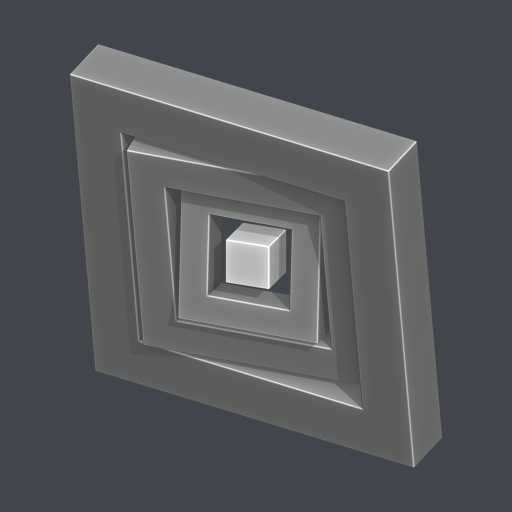
#> input picture art/witness-core/r1-b/previews/three-quarter.png, 1024 x 1024 px (shown at 1/2 size)
$ python compose_previews.py
#> lines starting #> are read from the running program, lines starting #| are printed output that depends on the picture
"""Optional Pillow contact sheet; source PNGs remain unmodified."""

from pathlib import Path

from PIL import Image, ImageDraw, ImageFont

ROOT = Path(__file__).resolve().parent / "previews"
SHOTS = [
    ("R1-B2 / STATIC THREE QUARTER", "three-quarter.png"),
    ("ALIGNED FRONT / f481", "front-orthographic.png"),
    ("NESTED / OBLIQUE SIDE", "oblique-side.png"),
    ("JOINTS / A+2 B+28 C-22", "pose-moderate.png"),
    ("SIDE / f001", "side-orthographic.png"),
    ("TOP / f001", "top-orthographic.png"),
    ("IDLE / f121", "pose-idle-mid.png"),
    ("ALIGNED THREE QUARTER / f481", "alignment-end.png"),
]


def main():
    tile, label, gap, margin = 480, 44, 16, 24
    board = Image.new("RGB", (4 * tile + 3 * gap + 2 * margin,
                              2 * (tile + label) + gap + 2 * margin), (40, 42, 45))
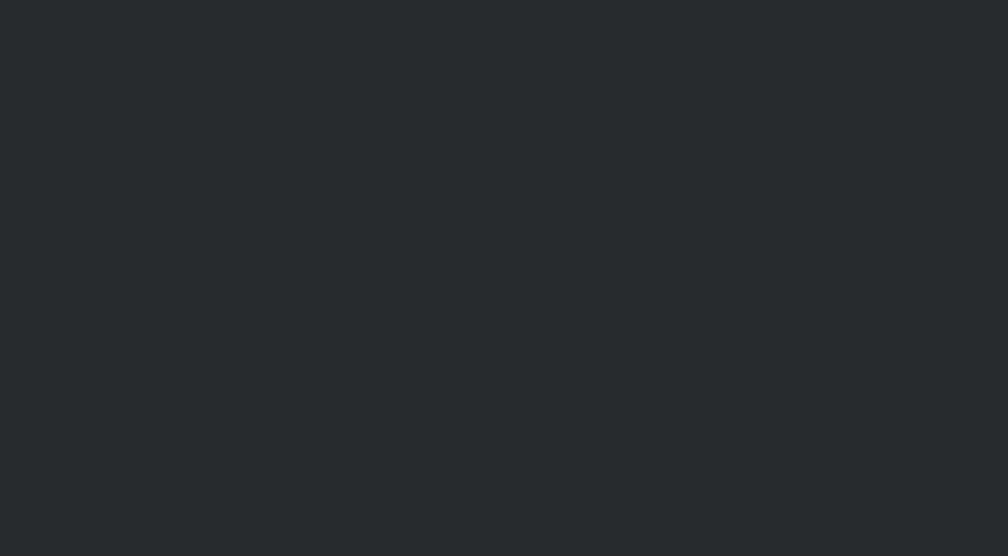
#> board: PIL image 2016x1112 RGB (shown at 1/2 size); mean R, G, B 40, 42, 45
    draw = ImageDraw.Draw(board)
    font = None
    for filename in ("C:/Windows/Fonts/arial.ttf", "DejaVuSans.ttf"):
        try:
            font = ImageFont.truetype(filename, 20)
            break
        except OSError:
            pass
    if font is None:
        font = ImageFont.load_default(size=20)
    for index, (title, filename) in enumerate(SHOTS):
        x = margin + (index % 4) * (tile + gap)
        y = margin + (index // 4) * (tile + label + gap)
        draw.text((x + 10, y + 10), title, font=font, fill=(230, 230, 230))
        with Image.open(ROOT / filename) as image:
#> image is the input picture: PIL image 1024x1024 RGB; mean R, G, B 84.6, 86.1, 89.2
            board.paste(image.convert("RGB").resize((tile, tile), Image.Resampling.LANCZOS), (x, y + label))
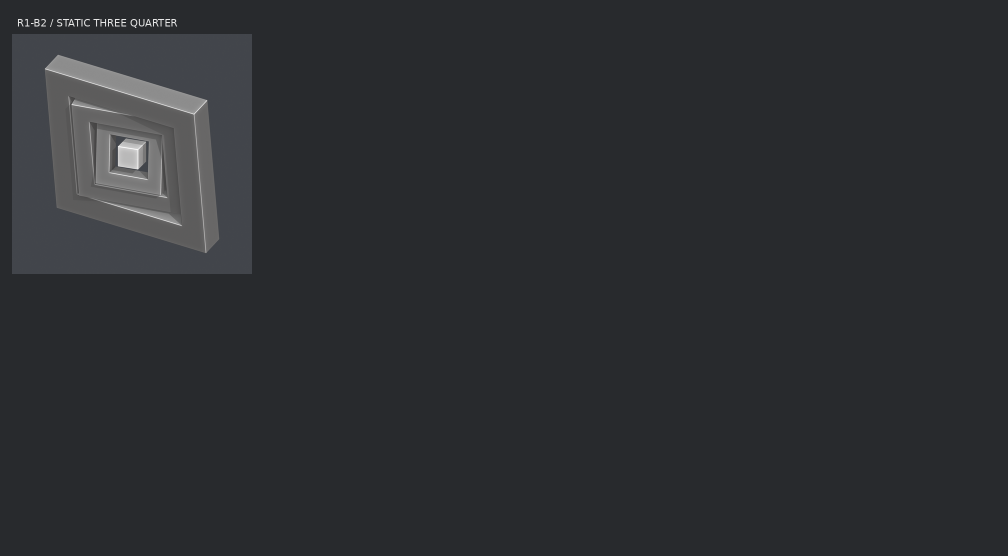
#> board: PIL image 2016x1112 RGB (shown at 1/2 size); mean R, G, B 44.7, 46.7, 49.7
#> pass 2 of the loop in main, `for index, (title, filename) in enumerate(SHOTS):`:
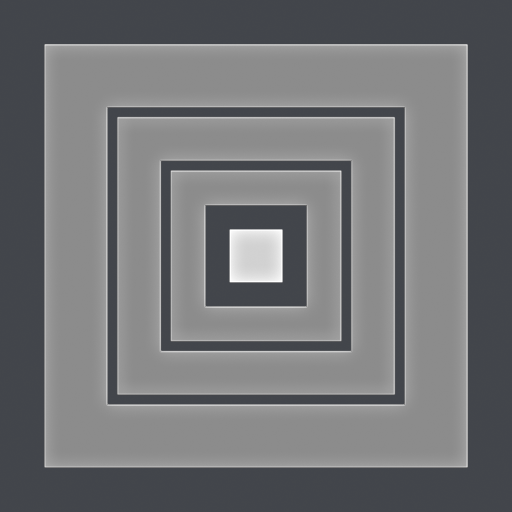
#> input picture art/witness-core/r1-b/previews/front-orthographic.png, 1024 x 1024 px (shown at 1/2 size)
#> in main, image is the input picture: PIL image 1024x1024 RGB; mean R, G, B 113.9, 115.2, 117.4
#> in main, `board.paste(image.convert("RGB").resize((tile, tile), Image.Resampling..`:
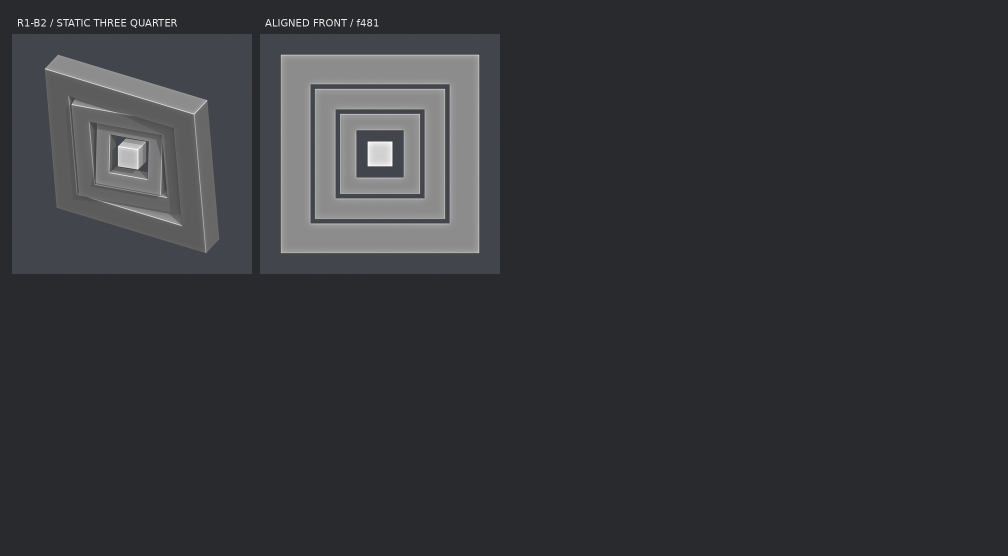
#> board: PIL image 2016x1112 RGB (shown at 1/2 size); mean R, G, B 52.4, 54.3, 57.2
#> pass 3 of the loop in main, `for index, (title, filename) in enumerate(SHOTS):`:
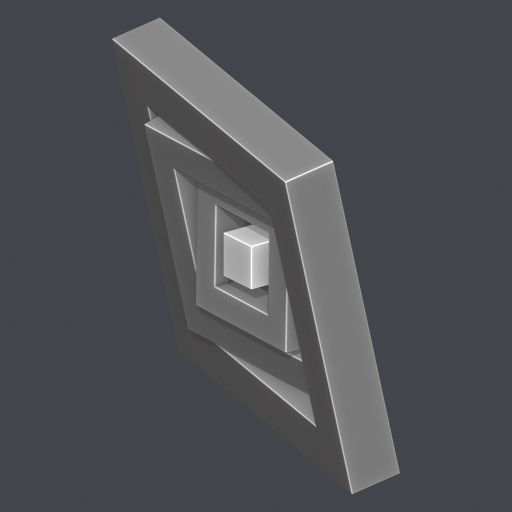
#> input picture art/witness-core/r1-b/previews/oblique-side.png, 1024 x 1024 px (shown at 1/2 size)
#> in main, image is the input picture: PIL image 1024x1024 RGB; mean R, G, B 77.9, 79.9, 83.8
#> in main, `board.paste(image.convert("RGB").resize((tile, tile), Image.Resampling..`:
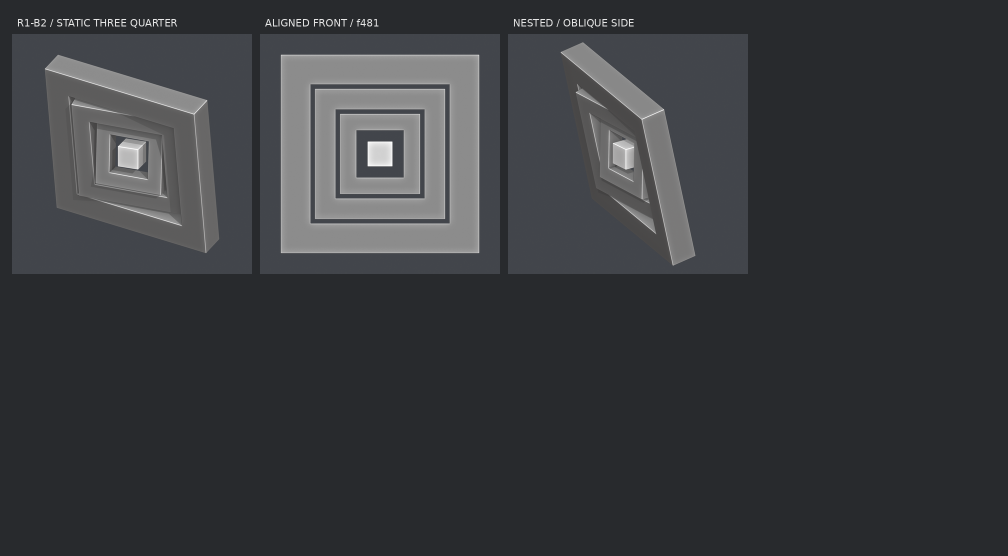
#> board: PIL image 2016x1112 RGB (shown at 1/2 size); mean R, G, B 56.4, 58.2, 61.3
#> the loop made 7 passes; the first 3 are shown
    board.save(ROOT / "overview.png", optimize=True)
    print("Saved previews/overview.png")


if __name__ == "__main__":
#> (the run stopped early here; a loop or call above may not have finished)
